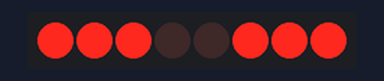
Bench run of a sketch on a simulated Arduino Uno, built with avr-gcc and run on an emulated ATmega328P. Shown: 8 shift-register outputs drawn as a row of LEDs (first output left, lit = HIGH). Wiring (inferred from the names in the program): shift register (74HC595): data pin 2; shift clock pin 3; latch pin 4. Wiring (inferred from the signals the program sends): row of LEDs: on Q0, Q1, Q2, Q3, Q4, Q5, Q6, Q7.

Above: at 0.1 s.
Timing chart, 0 to 1.6 s (numbered marks = the images above):
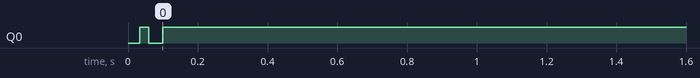

Measured:
- by itself, Q0: LOW → HIGH at 0.03 s, → LOW 0.03 s later, → HIGH 0.04 s later

The sketch:

sketch_may06a.ino
```cpp
int datapin = 2;
int clockpin = 3;
int latchpin = 4;

// We'll also declare a global variable for the data we're
// sending to the shift register:

byte data = 0;
byte timeArray[8] = {168, 192, 16, 255, 255, 0, 128, 220 };//{2, 4, 8, 16, 32, 64, 128, 255 };
byte remainingTimeArray[8] = { 0, 0, 0, 0, 0, 0, 0, 0 };
int i, j, k;

void setup()
{
  // Set the three SPI pins to be outputs:

  pinMode(datapin, OUTPUT);
  pinMode(clockpin, OUTPUT);
  pinMode(latchpin, OUTPUT);
  data = 0xFF;
}


void loop()
{
  for (i = 0; i < 8; i++)
  {
    remainingTimeArray[i] = timeArray[i];
  }
  for (j = 0; j < 255; j++)
  {
    for (k = 0; k < 8; k++)
    {
      if (remainingTimeArray[k] > 0)
      {
        remainingTimeArray[k]--;
        bitSet(data, k);
      }
      else
        bitClear(data, k);
    }

    digitalWrite(latchpin, HIGH);
    shiftOut(datapin, clockpin, LSBFIRST, data);
    digitalWrite(latchpin, LOW);
  }
}
```
